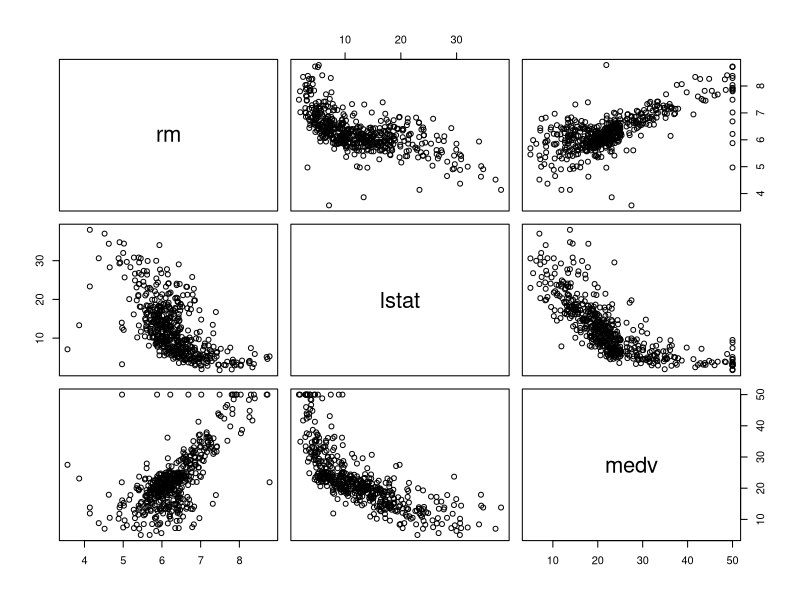
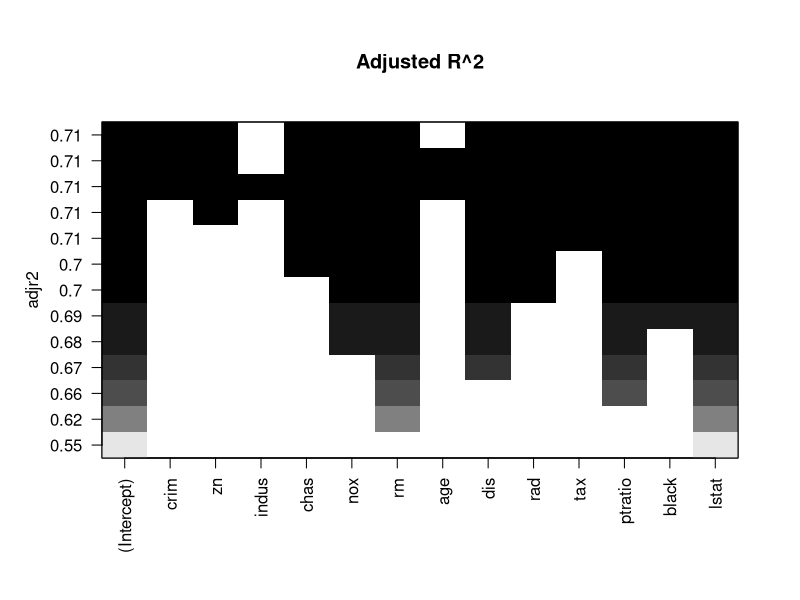
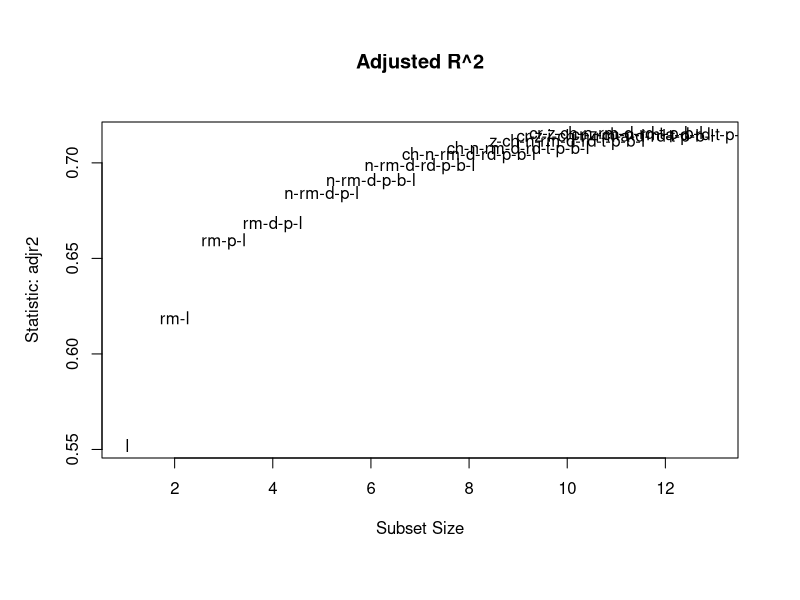

Generate these figures, in order, with R: (Note: this script raises an error after producing the figures.)
### Load packages and data
library(tidyverse)
library(MASS)
library(caret)
library(corrplot)
library(leaps)
library(car)



data(Boston)

### Examine structure of Boston data set
str(Boston)

###---------------------------------------------------------------------------
###---------------------------------------------------------------------------
###------- Analytic Approach -------------------------------------------------
###---------------------------------------------------------------------------
###---------------------------------------------------------------------------


### Determine the two variables with the highest correlation to medv
corMat <- cor(Boston)
corPairs <- as.data.frame(as.table(corMat))

sorted <- 
  corPairs %>%
    dplyr::filter(Var1 %in% "medv") %>%
      dplyr::mutate(absFreq = abs(Freq)) %>%
        dplyr::arrange(absFreq)

pairs(Boston[names(Boston) %in% c("medv", "lstat", "rm")])



###---------------------------------------------------------------------------
###---------------------------------------------------------------------------
###------- Results -----------------------------------------------------------
###---------------------------------------------------------------------------
###---------------------------------------------------------------------------

# create testing and validation data sets
train_index <- createDataPartition(Boston$medv, p = 0.75, list = FALSE)
trainset <- Boston[train_index, ]
testset <- Boston[-train_index, ]


##### perform best subsets analysis
regsubsets.out <-
  regsubsets(medv ~ .,
             data = trainset,
             nbest = 1,       # 1 best model for each number of predictors
             nvmax = NULL,    # NULL for no limit on number of variables
             force.in = NULL, force.out = NULL,
             method = "exhaustive")
regsubsets.out

summary.out <- summary(regsubsets.out)
as.data.frame(summary.out$outmat)
plot(regsubsets.out, scale = "adjr2", main = "Adjusted R^2")

## Adjusted R2
res.legend <-
  subsets(regsubsets.out, statistic="adjr2", legend = FALSE, min.size = 1, main = "Adjusted R^2")

summary.out$adjr2

# the best compromise of R^2 and complexity is the model with 7 variables
# crim, nox, rm, dis, ptratio, black, lstat
lm.best_subsets <- lm(medv ~ zn + chas + nox + rm + dis + ptratio + lstat, data = trainset)
postResample(pred = predict(lm.best_subsets, testset),  obs = testset$medv)

##### LASSO variable selection
lasso_grid <- expand.grid(fraction = seq(.05, 1, length = 20))
lasso_model <- train(medv ~ .,
                    data = trainset,
                    method = "lasso",
                    preProcess = c("center", "scale"),
                    tuneGrid = lasso_grid,
                    trControl = trainControl(method= "cv", selectionFunction = "oneSE"))
lasso_model
lasso_model$finalModel$beta.pure[8, ]
lasso_pred <- predict(lasso_model, testset)
postResample(pred = lasso_pred,  obs = testset$medv)

# crim, rm, dis, tax, ptratio, black, lstat
lm.lasso <- lm(medv ~ crim + rm + dis + tax + ptratio + black + lstat, data = trainset)
postResample(pred = predict(lm.lasso, testset),  obs = testset$medv)

# fine tune lm.best_subsets
lm.best_subsets <- lm(medv ~ zn + chas + nox + rm + dis + ptratio + lstat, data = trainset)

## linearity considerations
boston_long <- 
  Boston[, c("medv", "zn", "chas", "nox", "rm", "dis", "ptratio", "lstat")] %>%
    tidyr::gather("var", "value", -1)

xyPlots <- boston_long %>%
            ggplot(aes(x = value, y = medv)) +
              geom_point() + 
                facet_wrap(~var, scales = "free")

# dis, lstat, nox all appear to have signs of non-linearity 
lm.best_subsets_poly <- lm(medv ~ zn + chas + poly(nox, 3) + rm + poly(dis, 3) + ptratio + poly(lstat, 3), data = trainset)

#lstat has a significant quadratic term
lm.best_subsets_poly <- lm(medv ~ zn + chas + nox + rm + dis + ptratio + poly(lstat, 2), data = trainset)
postResample(pred = predict(lm.best_subsets_poly, testset),  obs = testset$medv)


                


###---------------------------------------------------------------------------
###---------------------------------------------------------------------------
###------- Error Analysis ----------------------------------------------------
###---------------------------------------------------------------------------
###---------------------------------------------------------------------------

# Multicollinearity
corrplot::corrplot(cor(Boston[, -4]),
                   order = "hclust",
                   type = "lower")

vif(lm.best_subsets)

## linearity considerations
boston_long <- 
  Boston[, c("medv", "zn", "chas", "nox", "rm", "dis", "ptratio", "lstat")] %>%
  tidyr::gather("var", "value", -1)

xyPlots <- boston_long %>%
  ggplot(aes(x = value, y = medv)) +
  geom_point() + 
  facet_wrap(~var, scales = "free")

# dis, lstat, nox all appear to have signs of non-linearity 
lm.best_subsets_poly <- lm(medv ~ zn + chas + poly(nox, 3) + rm + poly(dis, 3) + ptratio + poly(lstat, 3), data = trainset)

#lstat has a significant quadratic term
lm.best_subsets_poly <- lm(medv ~ zn + chas + nox + rm + dis + ptratio + poly(lstat, 2), data = trainset)
postResample(pred = predict(lm.best_subsets_poly, testset),  obs = testset$medv)
